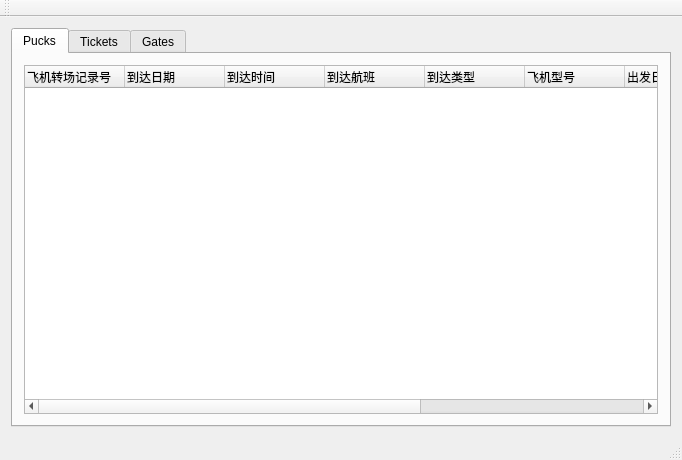
<?xml version="1.0" encoding="UTF-8"?>
<ui version="4.0">
 <class>GatePlanerClass</class>
 <widget class="QMainWindow" name="GatePlanerClass">
  <property name="geometry">
   <rect>
    <x>0</x>
    <y>0</y>
    <width>682</width>
    <height>460</height>
   </rect>
  </property>
  <property name="windowTitle">
   <string>GatePlaner</string>
  </property>
  <widget class="QWidget" name="centralWidget">
   <layout class="QHBoxLayout" name="horizontalLayout_4">
    <item>
     <widget class="QTabWidget" name="tabWidget">
      <property name="currentIndex">
       <number>0</number>
      </property>
      <property name="movable">
       <bool>true</bool>
      </property>
      <widget class="QWidget" name="tab">
       <attribute name="title">
        <string>Pucks</string>
       </attribute>
       <layout class="QHBoxLayout" name="horizontalLayout">
        <item>
         <widget class="QTreeWidget" name="tablePucks">
          <column>
           <property name="text">
            <string>飞机转场记录号</string>
           </property>
          </column>
          <column>
           <property name="text">
            <string>到达日期</string>
           </property>
          </column>
          <column>
           <property name="text">
            <string>到达时间</string>
           </property>
          </column>
          <column>
           <property name="text">
            <string>到达航班</string>
           </property>
          </column>
          <column>
           <property name="text">
            <string>到达类型</string>
           </property>
          </column>
          <column>
           <property name="text">
            <string>飞机型号</string>
           </property>
          </column>
          <column>
           <property name="text">
            <string>出发日期</string>
           </property>
          </column>
          <column>
           <property name="text">
            <string>出发时间</string>
           </property>
          </column>
          <column>
           <property name="text">
            <string>出发航班</string>
           </property>
          </column>
          <column>
           <property name="text">
            <string>出发类型</string>
           </property>
          </column>
         </widget>
        </item>
       </layout>
      </widget>
      <widget class="QWidget" name="tab_2">
       <attribute name="title">
        <string>Tickets</string>
       </attribute>
       <layout class="QHBoxLayout" name="horizontalLayout_2">
        <item>
         <widget class="QTreeWidget" name="tableTickets">
          <column>
           <property name="text">
            <string notr="true">旅客记录号</string>
           </property>
          </column>
          <column>
           <property name="text">
            <string>乘客数量</string>
           </property>
          </column>
          <column>
           <property name="text">
            <string>到达日期</string>
           </property>
          </column>
          <column>
           <property name="text">
            <string>到达航班</string>
           </property>
          </column>
          <column>
           <property name="text">
            <string>出发日期</string>
           </property>
          </column>
          <column>
           <property name="text">
            <string>出发航班</string>
           </property>
          </column>
         </widget>
        </item>
       </layout>
      </widget>
      <widget class="QWidget" name="tab_3">
       <attribute name="title">
        <string>Gates</string>
       </attribute>
       <layout class="QHBoxLayout" name="horizontalLayout_3">
        <item>
         <widget class="QTreeWidget" name="tableGates">
          <column>
           <property name="text">
            <string notr="true">登机口</string>
           </property>
          </column>
          <column>
           <property name="text">
            <string>终端厅</string>
           </property>
          </column>
          <column>
           <property name="text">
            <string>区域</string>
           </property>
          </column>
          <column>
           <property name="text">
            <string>到达类型</string>
           </property>
          </column>
          <column>
           <property name="text">
            <string>出发类型</string>
           </property>
          </column>
          <column>
           <property name="text">
            <string>机体类别</string>
           </property>
          </column>
         </widget>
        </item>
       </layout>
      </widget>
     </widget>
    </item>
   </layout>
  </widget>
  <widget class="QMenuBar" name="menuBar">
   <property name="geometry">
    <rect>
     <x>0</x>
     <y>0</y>
     <width>682</width>
     <height>23</height>
    </rect>
   </property>
  </widget>
  <widget class="QToolBar" name="mainToolBar">
   <attribute name="toolBarArea">
    <enum>TopToolBarArea</enum>
   </attribute>
   <attribute name="toolBarBreak">
    <bool>false</bool>
   </attribute>
  </widget>
  <widget class="QStatusBar" name="statusBar"/>
 </widget>
 <layoutdefault spacing="6" margin="11"/>
 <resources>
  <include location="gateplaner.qrc"/>
 </resources>
 <connections/>
</ui>
